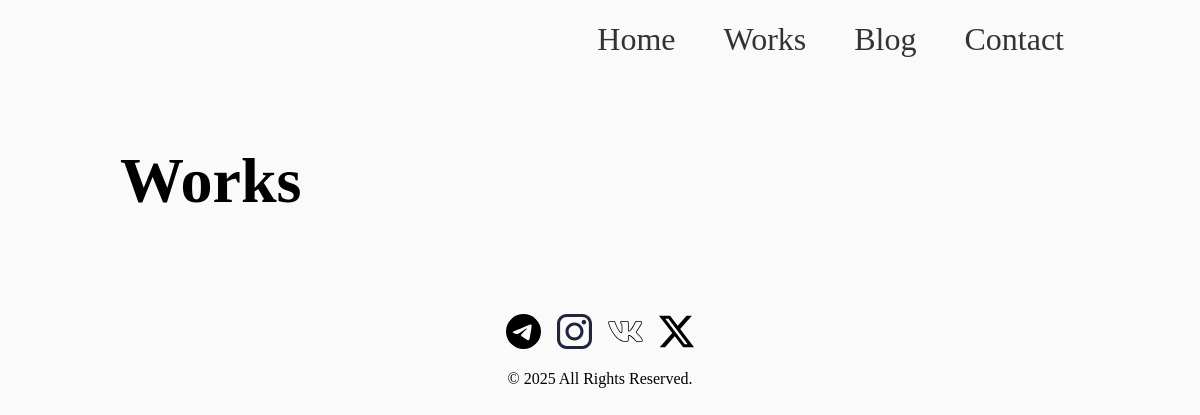
The page /works/ on the database as committed earlier.
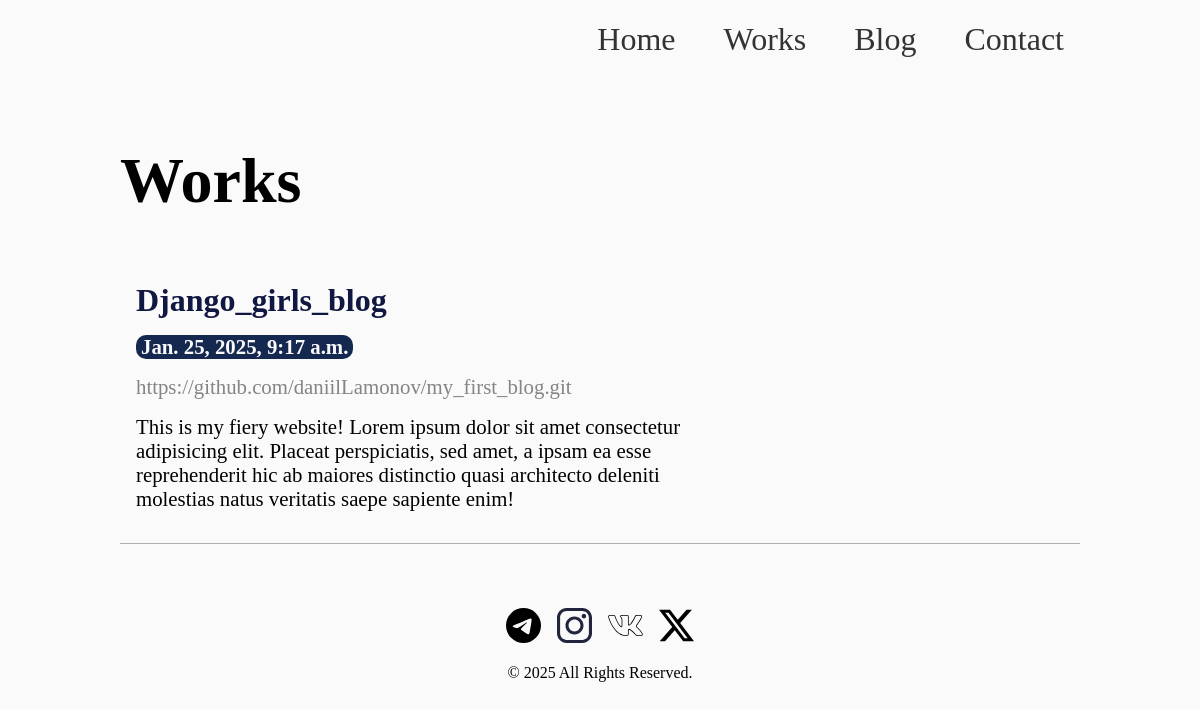
The same page on the database as committed later.
### mysite/models.py (models this page shows, shortened)
class Works(models.Model):
    author = models.ForeignKey(User, on_delete=models.CASCADE)
    title = models.CharField(max_length=200)
    content = models.TextField()
    image = models.ImageField(upload_to='work_images/', default='work_images/default.png')
    reference = models.URLField(max_length=200)
    date_posted = models.DateTimeField(default=timezone.now)

### mysite/views.py (the view)
# urls.py: path('works/', views.works, name='works'),
def works(request):
    works = Works.objects.filter(date_posted__lte=timezone.now()).order_by('date_posted')
    return render(request, 'works.html', {'works': works})

### mysite/templates/works.html (shortened to what this page needs)
{% extends "base.html" %}
{% block content %}
<div class="conteiner _pading2">
    <div class="_pading2">
        <h1>Works</h1>
    </div>
{% for work in works %}
    <div class="works _pading2 _df-row _gap1 _alig-centr">
        <div class="works-text _df-col _gap1">
            <div class="works-text__h1">{{ work.title }}</div>
            <div class="works-text-data _df-row _gap1">
                <div class="works-text-data__data _bag-color"><span>{{ work.date_posted }}</span></div>
                <div class="works-text-data__text"><span>{{ work.reference }}</span></div>
            </div>
            <div class="works-text__text"><p>{{ work.content }}</p></div>
        </div>
    </div>
{% endfor %}
</div>
{% endblock %}

Rows that differ between the two databases and show on the page:
added Works: title "Django_girls_blog", date_posted "Jan. 25, 2025, 9:17 a.m.", reference "https://github.com/daniilLamonov/my_first_blog.git", content "This is my fiery website! Lorem ipsum dolor sit amet consectetur adipisicing elit. Placeat perspiciatis, sed amet, a ipsam ea esse reprehenderit hic ab maiores distinctio quasi architecto deleniti molestias natus veritatis saepe sapiente enim!"
